Frame 1 (no input): blank canvas, image omitted
Frame 60 (the mouse pressed at the canvas centre just before this capture): blank canvas, image omitted
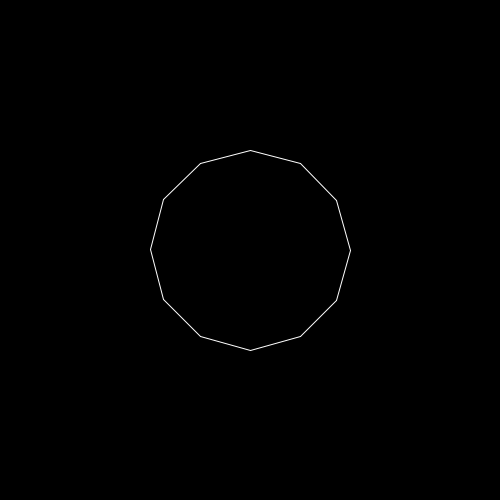
Frame 120 (the mouse held since frame 60 and released just before this capture)

The Processing sketch whose frames 1 and 60 were blank and that drew this single picture after the mouse press (run headless with seeded random() and noise(); from frame 60 on, the mouse is pressed at the canvas centre):

// Processing sketch: S13Q4
// ── S13Q4.pde
int radius = 100;
int edgeCount = 9;


void setup() {
  size(500, 500);
}

void draw() {
  background(0);
  stroke(255);
  //a();
  b();
}


void a() {
  float lastNodeX = width/2 + cos(0)*radius;
  float lastNodeY = height/2 + sin(0)*radius;
  for (int i=1; i <= edgeCount; i++) {
    float angle = i*2*PI/edgeCount;
    float thisNodeX = width/2 + cos(angle)*radius;
    float thisNodeY = height/2 + sin(angle)*radius;
    line(thisNodeX, thisNodeY, lastNodeX, lastNodeY);
    lastNodeX = thisNodeX;
    lastNodeY = thisNodeY;
  }
}

void b() {
  int edgeCount = mouseX/20;
  float lastNodeX = width/2 + cos(0)*radius;
  float lastNodeY = height/2 + sin(0)*radius;
  for (int i=1; i <= edgeCount; i++) {
    float angle = i*2*PI/edgeCount;
    float thisNodeX = width/2 + cos(angle)*radius;
    float thisNodeY = height/2 + sin(angle)*radius;
    line(thisNodeX, thisNodeY, lastNodeX, lastNodeY);
    lastNodeX = thisNodeX;
    lastNodeY = thisNodeY;
  }
}
